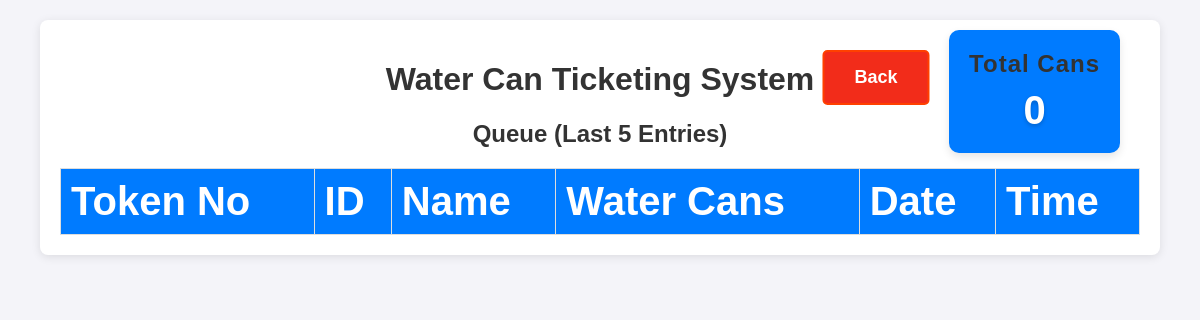
Page /dashboard on the earlier database version.
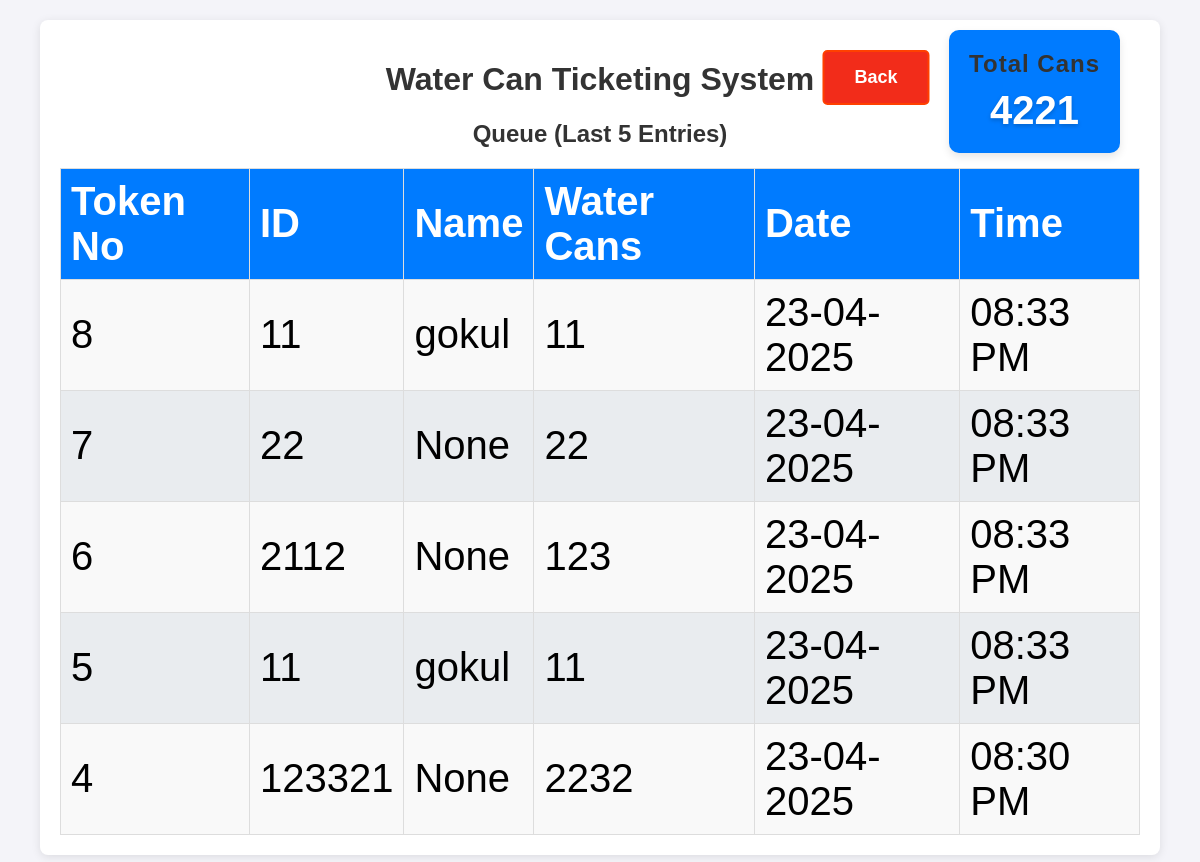
Same page on the later database version.
### app.py (models this page shows, shortened)
class Dealer_details(db.Model):
    id = db.Column(db.Integer, primary_key=True)
    dealer_id = db.Column(db.String(100), nullable=False, unique=True)
    name = db.Column(db.String(100), nullable=False)
    mobile = db.Column(db.String(15), nullable=False)

class Dealer(db.Model):
    id = db.Column(db.Integer, primary_key=True)
    dealer_id = db.Column(db.String(100), nullable=False)
    water_can_count = db.Column(db.Integer, nullable=False)
    timestamp = db.Column(db.DateTime, default=datetime.now)
    token_id = db.Column(db.Integer, nullable=False)  # Daily resetting token ID
    @property
    def formatted_date(self):
        return self.timestamp.strftime("%d-%m-%Y")  # Format the date
    @property
    def formatted_time(self):
        return self.timestamp.strftime("%I:%M %p")  # Format the time in 12-hour format

### app.py (the view)
@app.route('/dashboard')
def dashboard():
    today = datetime.today().date()
    dealer_queue = db.session.query(Dealer, Dealer_details.name).outerjoin(Dealer_details, Dealer.dealer_id == Dealer_details.dealer_id).filter(func.date(Dealer.timestamp) == today).order_by(Dealer.timestamp.desc()).limit(5).all()
    return render_template('dashboard.html', queue=dealer_queue, total_cans=get_total_can_today())

### app.py (called while the page is built)
def get_total_can_today():
    query = Dealer.query
    start_of_today = datetime.now().replace(hour=0, minute=0, second=0, microsecond=0)
    query = query.filter(Dealer.timestamp >= start_of_today)
    filtered_data = query.order_by(Dealer.timestamp.desc()).all()
    total_cans = sum(dealer.water_can_count for dealer in filtered_data)
    return total_cans

### templates/dashboard.html (shortened to what this page needs)
<!DOCTYPE html>
<html lang="en">
<head>
    <link rel="stylesheet" href="/static/styles.css">
</head>
<body class="dashboard">
    <div class="container">
        <h1>Water Can Ticketing System</h1>
        <h2>Queue (Last 5 Entries)</h2>
        <table>
            <thead>
                <tr>
                    <th>Token No</th>
                    <th>ID</th>
                    <th>Name</th>
                    <th>Water Cans</th>
                    <th>Date</th>
                    <th>Time</th>
                </tr>
            </thead>
            <tbody>
                {% for dealer, dealer_name in queue %}
                <tr>
                    <td>{{ dealer.token_id }}</td>
                    <td>{{ dealer.dealer_id }}</td>
                    <td>{{ dealer_name }}</td>
                    <td>{{ dealer.water_can_count }}</td>
                    <td>{{ dealer.formatted_date }}</td>
                    <td>{{ dealer.formatted_time }}</td>
                </tr>
                {% endfor %}
            </tbody>
        </table>
    </div>
    <div class="total-cans-card total-cans-card-top">
        <h2>Total Cans</h2>
        <div class="total-cans-number">{{ total_cans }}</div>
    </div>
    <a href="/" class="back">Back</a>
</body>
</html>

Differences in the rows shown:
added Dealer_details: token_id "8", dealer_id "11", name "gokul", water_can_count "11", formatted_date "23-04-2025", formatted_time "08:33 PM", token_id "5"
added Dealer: token_id "7", dealer_id "22", dealer_name "None", water_can_count "22", formatted_date "23-04-2025", formatted_time "08:33 PM"
added Dealer: token_id "6", dealer_id "2112", dealer_name "None", water_can_count "123", formatted_date "23-04-2025", formatted_time "08:33 PM"
added Dealer: token_id "4", dealer_id "123321", dealer_name "None", water_can_count "2232", formatted_date "23-04-2025", formatted_time "08:30 PM"
Other differences:
{{ total_cans }}: "0" → "4221"
